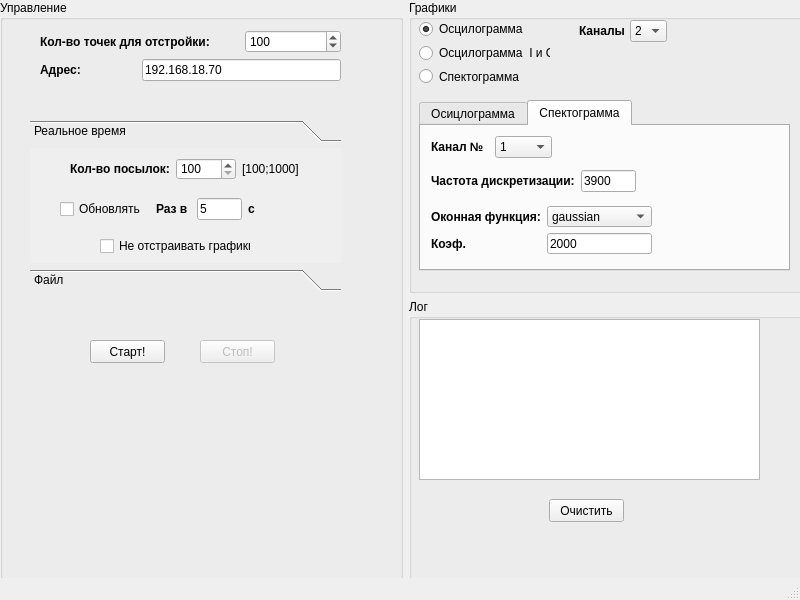
<?xml version="1.0" encoding="UTF-8"?>
<ui version="4.0">
 <class>MainWindow</class>
 <widget class="QMainWindow" name="MainWindow">
  <property name="geometry">
   <rect>
    <x>0</x>
    <y>0</y>
    <width>800</width>
    <height>600</height>
   </rect>
  </property>
  <property name="minimumSize">
   <size>
    <width>800</width>
    <height>600</height>
   </size>
  </property>
  <property name="maximumSize">
   <size>
    <width>800</width>
    <height>600</height>
   </size>
  </property>
  <property name="windowTitle">
   <string>Синхронная этажерка</string>
  </property>
  <widget class="QWidget" name="centralwidget">
   <widget class="QWidget" name="cw" native="true">
    <property name="geometry">
     <rect>
      <x>0</x>
      <y>0</y>
      <width>811</width>
      <height>591</height>
     </rect>
    </property>
    <property name="minimumSize">
     <size>
      <width>750</width>
      <height>500</height>
     </size>
    </property>
    <layout class="QGridLayout" name="gridLayout">
     <item row="0" column="0" rowspan="2">
      <widget class="QGroupBox" name="groupBox">
       <property name="title">
        <string>Управление</string>
       </property>
       <widget class="QPushButton" name="startPushButton">
        <property name="geometry">
         <rect>
          <x>90</x>
          <y>340</y>
          <width>75</width>
          <height>23</height>
         </rect>
        </property>
        <property name="text">
         <string>Старт!</string>
        </property>
       </widget>
       <widget class="QToolBox" name="modeToolBox">
        <property name="geometry">
         <rect>
          <x>30</x>
          <y>120</y>
          <width>311</width>
          <height>171</height>
         </rect>
        </property>
        <property name="currentIndex">
         <number>0</number>
        </property>
        <widget class="QWidget" name="realPage">
         <property name="geometry">
          <rect>
           <x>0</x>
           <y>0</y>
           <width>311</width>
           <height>117</height>
          </rect>
         </property>
         <attribute name="label">
          <string>Реальное время</string>
         </attribute>
         <widget class="QWidget" name="layoutWidget">
          <property name="geometry">
           <rect>
            <x>40</x>
            <y>10</y>
            <width>232</width>
            <height>22</height>
           </rect>
          </property>
          <layout class="QHBoxLayout" name="horizontalLayout_2">
           <item>
            <widget class="QLabel" name="label_2">
             <property name="font">
              <font>
               <weight>75</weight>
               <bold>true</bold>
              </font>
             </property>
             <property name="text">
              <string>Кол-во посылок:</string>
             </property>
            </widget>
           </item>
           <item>
            <widget class="QSpinBox" name="pointCntSpinBox">
             <property name="minimum">
              <number>100</number>
             </property>
             <property name="maximum">
              <number>1000</number>
             </property>
             <property name="singleStep">
              <number>3</number>
             </property>
             <property name="value">
              <number>100</number>
             </property>
            </widget>
           </item>
           <item>
            <widget class="QLabel" name="label_12">
             <property name="text">
              <string>[100;1000]</string>
             </property>
            </widget>
           </item>
          </layout>
         </widget>
         <widget class="QWidget" name="layoutWidget">
          <property name="geometry">
           <rect>
            <x>30</x>
            <y>50</y>
            <width>195</width>
            <height>22</height>
           </rect>
          </property>
          <layout class="QHBoxLayout" name="horizontalLayout_3">
           <item>
            <widget class="QCheckBox" name="updateCheckBox">
             <property name="text">
              <string>Обновлять </string>
             </property>
            </widget>
           </item>
           <item>
            <widget class="QLabel" name="label_7">
             <property name="font">
              <font>
               <weight>75</weight>
               <bold>true</bold>
              </font>
             </property>
             <property name="text">
              <string>Раз в </string>
             </property>
            </widget>
           </item>
           <item>
            <widget class="QLineEdit" name="updateLineEdit">
             <property name="text">
              <string>5</string>
             </property>
            </widget>
           </item>
           <item>
            <widget class="QLabel" name="label_8">
             <property name="font">
              <font>
               <weight>75</weight>
               <bold>true</bold>
              </font>
             </property>
             <property name="text">
              <string>с</string>
             </property>
            </widget>
           </item>
          </layout>
         </widget>
         <widget class="QCheckBox" name="onlySaveCheckBox">
          <property name="geometry">
           <rect>
            <x>70</x>
            <y>90</y>
            <width>151</width>
            <height>16</height>
           </rect>
          </property>
          <property name="text">
           <string>Не отстраивать графики</string>
          </property>
         </widget>
        </widget>
        <widget class="QWidget" name="filePage">
         <property name="geometry">
          <rect>
           <x>0</x>
           <y>0</y>
           <width>311</width>
           <height>117</height>
          </rect>
         </property>
         <attribute name="label">
          <string>Файл</string>
         </attribute>
         <widget class="QWidget" name="layoutWidget">
          <property name="geometry">
           <rect>
            <x>20</x>
            <y>30</y>
            <width>254</width>
            <height>27</height>
           </rect>
          </property>
          <layout class="QHBoxLayout" name="horizontalLayout">
           <item>
            <widget class="QLabel" name="label">
             <property name="font">
              <font>
               <weight>75</weight>
               <bold>true</bold>
              </font>
             </property>
             <property name="text">
              <string>Путь:</string>
             </property>
            </widget>
           </item>
           <item>
            <widget class="QLineEdit" name="filePathLineEdit"/>
           </item>
           <item>
            <widget class="QPushButton" name="selectFilePushButton">
             <property name="minimumSize">
              <size>
               <width>25</width>
               <height>25</height>
              </size>
             </property>
             <property name="maximumSize">
              <size>
               <width>25</width>
               <height>25</height>
              </size>
             </property>
             <property name="text">
              <string>...</string>
             </property>
            </widget>
           </item>
          </layout>
         </widget>
         <widget class="QCheckBox" name="suppFileCheckBox">
          <property name="geometry">
           <rect>
            <x>60</x>
            <y>0</y>
            <width>181</width>
            <height>21</height>
           </rect>
          </property>
          <property name="text">
           <string>Удерживать прошлый график</string>
          </property>
         </widget>
        </widget>
       </widget>
       <widget class="QPushButton" name="stopPushButton">
        <property name="enabled">
         <bool>false</bool>
        </property>
        <property name="geometry">
         <rect>
          <x>200</x>
          <y>340</y>
          <width>75</width>
          <height>23</height>
         </rect>
        </property>
        <property name="text">
         <string>Стоп!</string>
        </property>
       </widget>
       <widget class="QWidget" name="">
        <property name="geometry">
         <rect>
          <x>40</x>
          <y>30</y>
          <width>301</width>
          <height>51</height>
         </rect>
        </property>
        <layout class="QGridLayout" name="gridLayout_6">
         <item row="0" column="0" colspan="2">
          <widget class="QLabel" name="label_10">
           <property name="font">
            <font>
             <weight>75</weight>
             <bold>true</bold>
            </font>
           </property>
           <property name="text">
            <string>Кол-во точек для отстройки:</string>
           </property>
          </widget>
         </item>
         <item row="0" column="2">
          <widget class="QSpinBox" name="cntSpinBox">
           <property name="minimum">
            <number>10</number>
           </property>
           <property name="maximum">
            <number>10000000</number>
           </property>
           <property name="singleStep">
            <number>100</number>
           </property>
           <property name="value">
            <number>100</number>
           </property>
          </widget>
         </item>
         <item row="1" column="0">
          <widget class="QLabel" name="label_11">
           <property name="font">
            <font>
             <weight>75</weight>
             <bold>true</bold>
            </font>
           </property>
           <property name="text">
            <string>Адрес:</string>
           </property>
          </widget>
         </item>
         <item row="1" column="1" colspan="2">
          <widget class="QLineEdit" name="addrLineEdit">
           <property name="text">
            <string>192.168.18.70</string>
           </property>
          </widget>
         </item>
        </layout>
       </widget>
      </widget>
     </item>
     <item row="1" column="1">
      <widget class="QGroupBox" name="groupBox_2">
       <property name="title">
        <string>Лог</string>
       </property>
       <widget class="QPushButton" name="clearLogPushButton">
        <property name="geometry">
         <rect>
          <x>140</x>
          <y>200</y>
          <width>75</width>
          <height>23</height>
         </rect>
        </property>
        <property name="text">
         <string>Очистить</string>
        </property>
       </widget>
       <widget class="QTextEdit" name="logTextEdit">
        <property name="geometry">
         <rect>
          <x>10</x>
          <y>20</y>
          <width>341</width>
          <height>161</height>
         </rect>
        </property>
        <property name="readOnly">
         <bool>true</bool>
        </property>
       </widget>
      </widget>
     </item>
     <item row="0" column="1">
      <widget class="QGroupBox" name="groupBox_3">
       <property name="title">
        <string>Графики</string>
       </property>
       <widget class="QWidget" name="layoutWidget">
        <property name="geometry">
         <rect>
          <x>10</x>
          <y>20</y>
          <width>131</width>
          <height>65</height>
         </rect>
        </property>
        <layout class="QGridLayout" name="gridLayout_5">
         <item row="2" column="0">
          <widget class="QRadioButton" name="specModeRadioButton">
           <property name="text">
            <string>Спектограмма</string>
           </property>
          </widget>
         </item>
         <item row="0" column="0">
          <widget class="QRadioButton" name="oscModeRadioButton">
           <property name="text">
            <string>Осцилограмма</string>
           </property>
           <property name="checked">
            <bool>true</bool>
           </property>
          </widget>
         </item>
         <item row="1" column="0">
          <widget class="QRadioButton" name="iqModeRadioButton">
           <property name="text">
            <string>Осцилограмма  I и Q</string>
           </property>
          </widget>
         </item>
        </layout>
       </widget>
       <widget class="QTabWidget" name="tabWidget">
        <property name="geometry">
         <rect>
          <x>10</x>
          <y>100</y>
          <width>371</width>
          <height>171</height>
         </rect>
        </property>
        <property name="currentIndex">
         <number>1</number>
        </property>
        <widget class="QWidget" name="tab">
         <attribute name="title">
          <string>Осицлограмма</string>
         </attribute>
         <widget class="QWidget" name="layoutWidget">
          <property name="geometry">
           <rect>
            <x>10</x>
            <y>30</y>
            <width>171</width>
            <height>88</height>
           </rect>
          </property>
          <layout class="QGridLayout" name="gridLayout_2">
           <item row="0" column="0">
            <widget class="QCheckBox" name="chan1checkBox">
             <property name="text">
              <string>Канал 1</string>
             </property>
             <property name="checked">
              <bool>true</bool>
             </property>
            </widget>
           </item>
           <item row="0" column="1">
            <widget class="QCheckBox" name="chan5checkBox">
             <property name="text">
              <string>Канал 5</string>
             </property>
             <property name="checked">
              <bool>false</bool>
             </property>
            </widget>
           </item>
           <item row="1" column="0">
            <widget class="QCheckBox" name="chan2checkBox">
             <property name="text">
              <string>Канал 2</string>
             </property>
             <property name="checked">
              <bool>false</bool>
             </property>
            </widget>
           </item>
           <item row="1" column="1">
            <widget class="QCheckBox" name="chan6checkBox">
             <property name="text">
              <string>Канал 6</string>
             </property>
             <property name="checked">
              <bool>false</bool>
             </property>
            </widget>
           </item>
           <item row="2" column="0">
            <widget class="QCheckBox" name="chan3checkBox">
             <property name="text">
              <string>Канал 3</string>
             </property>
             <property name="checked">
              <bool>false</bool>
             </property>
            </widget>
           </item>
           <item row="2" column="1">
            <widget class="QCheckBox" name="chan7checkBox">
             <property name="text">
              <string>Канал 7</string>
             </property>
             <property name="checked">
              <bool>false</bool>
             </property>
            </widget>
           </item>
           <item row="3" column="0">
            <widget class="QCheckBox" name="chan4checkBox">
             <property name="text">
              <string>Канал 4</string>
             </property>
             <property name="checked">
              <bool>false</bool>
             </property>
            </widget>
           </item>
           <item row="3" column="1">
            <widget class="QCheckBox" name="chan8checkBox">
             <property name="text">
              <string>Канал 8</string>
             </property>
             <property name="checked">
              <bool>false</bool>
             </property>
            </widget>
           </item>
          </layout>
         </widget>
         <widget class="QWidget" name="layoutWidget">
          <property name="geometry">
           <rect>
            <x>200</x>
            <y>60</y>
            <width>129</width>
            <height>42</height>
           </rect>
          </property>
          <layout class="QVBoxLayout" name="verticalLayout">
           <item>
            <widget class="QCheckBox" name="showSampleCheckBox">
             <property name="text">
              <string>Отображать точки</string>
             </property>
             <property name="checked">
              <bool>true</bool>
             </property>
            </widget>
           </item>
           <item>
            <widget class="QCheckBox" name="showSplineCheckBox">
             <property name="text">
              <string>Отображать график</string>
             </property>
             <property name="checked">
              <bool>true</bool>
             </property>
            </widget>
           </item>
          </layout>
         </widget>
        </widget>
        <widget class="QWidget" name="tab_2">
         <attribute name="title">
          <string>Спектограмма</string>
         </attribute>
         <widget class="QWidget" name="layoutWidget">
          <property name="geometry">
           <rect>
            <x>10</x>
            <y>10</y>
            <width>121</width>
            <height>22</height>
           </rect>
          </property>
          <layout class="QHBoxLayout" name="horizontalLayout_5">
           <item>
            <widget class="QLabel" name="label_9">
             <property name="font">
              <font>
               <weight>75</weight>
               <bold>true</bold>
              </font>
             </property>
             <property name="text">
              <string>Канал №</string>
             </property>
            </widget>
           </item>
           <item>
            <widget class="QComboBox" name="specChanComboBox">
             <item>
              <property name="text">
               <string>1</string>
              </property>
             </item>
             <item>
              <property name="text">
               <string>2</string>
              </property>
             </item>
             <item>
              <property name="text">
               <string>3</string>
              </property>
             </item>
             <item>
              <property name="text">
               <string>4</string>
              </property>
             </item>
             <item>
              <property name="text">
               <string>5</string>
              </property>
             </item>
             <item>
              <property name="text">
               <string>6</string>
              </property>
             </item>
             <item>
              <property name="text">
               <string>7</string>
              </property>
             </item>
             <item>
              <property name="text">
               <string>8</string>
              </property>
             </item>
            </widget>
           </item>
          </layout>
         </widget>
         <widget class="QWidget" name="layoutWidget">
          <property name="geometry">
           <rect>
            <x>10</x>
            <y>40</y>
            <width>205</width>
            <height>31</height>
           </rect>
          </property>
          <layout class="QGridLayout" name="gridLayout_4">
           <item row="0" column="0" colspan="2">
            <widget class="QLabel" name="label_6">
             <property name="font">
              <font>
               <weight>75</weight>
               <bold>true</bold>
              </font>
             </property>
             <property name="text">
              <string>Частота дискретизации:</string>
             </property>
            </widget>
           </item>
           <item row="0" column="2">
            <widget class="QLineEdit" name="fsLineEdit">
             <property name="text">
              <string>3900</string>
             </property>
            </widget>
           </item>
          </layout>
         </widget>
         <widget class="QWidget" name="layoutWidget">
          <property name="geometry">
           <rect>
            <x>10</x>
            <y>80</y>
            <width>221</width>
            <height>48</height>
           </rect>
          </property>
          <layout class="QGridLayout" name="gridLayout_3">
           <item row="1" column="0">
            <widget class="QLabel" name="label_4">
             <property name="font">
              <font>
               <weight>75</weight>
               <bold>true</bold>
              </font>
             </property>
             <property name="text">
              <string>Коэф.</string>
             </property>
            </widget>
           </item>
           <item row="1" column="1" colspan="2">
            <widget class="QLineEdit" name="fftKLineEdit">
             <property name="text">
              <string>2000</string>
             </property>
            </widget>
           </item>
           <item row="0" column="0">
            <widget class="QLabel" name="label_3">
             <property name="font">
              <font>
               <weight>75</weight>
               <bold>true</bold>
              </font>
             </property>
             <property name="text">
              <string>Оконная функция:</string>
             </property>
            </widget>
           </item>
           <item row="0" column="1" colspan="2">
            <widget class="QComboBox" name="fftWinComboBox">
             <item>
              <property name="text">
               <string>gaussian</string>
              </property>
             </item>
             <item>
              <property name="text">
               <string>kaiser</string>
              </property>
             </item>
             <item>
              <property name="text">
               <string>blackman</string>
              </property>
             </item>
             <item>
              <property name="text">
               <string>barthann</string>
              </property>
             </item>
             <item>
              <property name="text">
               <string>exponential</string>
              </property>
             </item>
            </widget>
           </item>
          </layout>
         </widget>
        </widget>
       </widget>
       <widget class="QWidget" name="layoutWidget">
        <property name="geometry">
         <rect>
          <x>170</x>
          <y>20</y>
          <width>88</width>
          <height>22</height>
         </rect>
        </property>
        <layout class="QHBoxLayout" name="horizontalLayout_4">
         <item>
          <widget class="QLabel" name="label_5">
           <property name="font">
            <font>
             <weight>75</weight>
             <bold>true</bold>
            </font>
           </property>
           <property name="text">
            <string>Каналы:</string>
           </property>
          </widget>
         </item>
         <item>
          <widget class="QComboBox" name="chanComboBox">
           <item>
            <property name="text">
             <string>2</string>
            </property>
           </item>
           <item>
            <property name="text">
             <string>1</string>
            </property>
           </item>
          </widget>
         </item>
        </layout>
       </widget>
      </widget>
     </item>
    </layout>
   </widget>
  </widget>
  <widget class="QMenuBar" name="menubar">
   <property name="geometry">
    <rect>
     <x>0</x>
     <y>0</y>
     <width>800</width>
     <height>21</height>
    </rect>
   </property>
  </widget>
  <widget class="QStatusBar" name="statusbar"/>
 </widget>
 <resources/>
 <connections/>
</ui>
